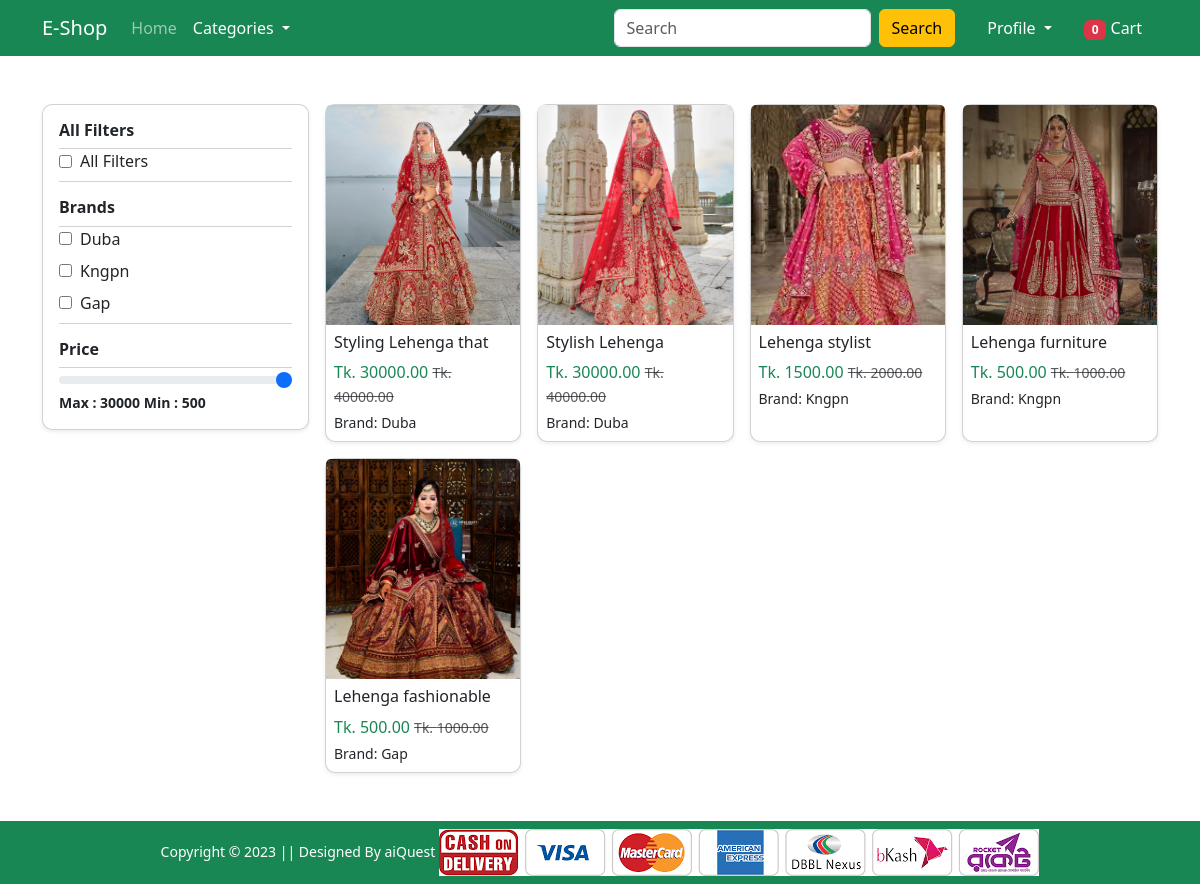
Page /category-product/lehenga/1/ on the earlier database version.
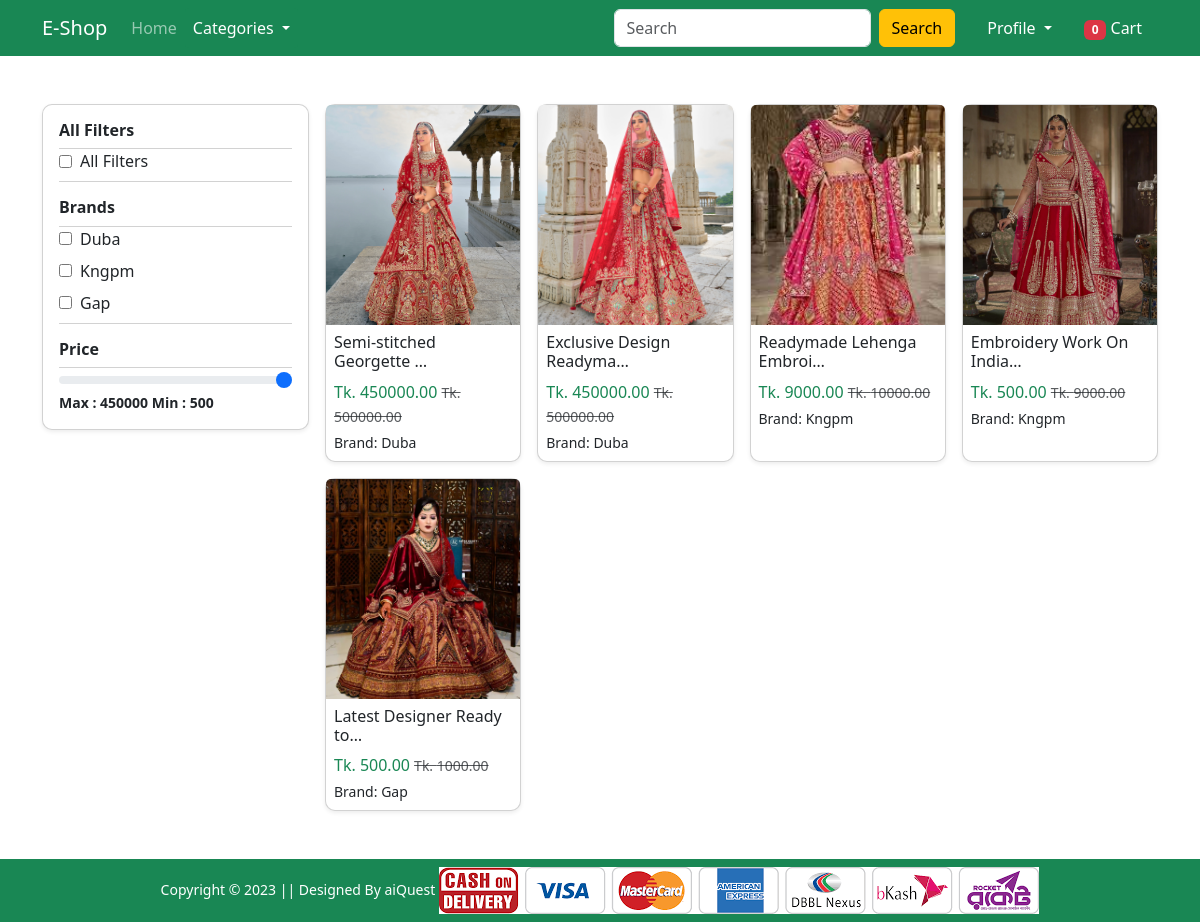
Same page on the later database version.
### store/models.py (models this page shows, shortened)
class Brand(models.Model):
    title = models.CharField(max_length=150, unique=True)
    slug = models.SlugField(max_length=150, unique=True, null=True, blank=True)
    keyword = models.CharField(max_length=150, default='N/A')
    description = models.CharField(max_length=150, default='N/A')
    image = models.ImageField(upload_to='brands/%Y/%m/%d/')
    STATUS_CHOICES = (('ACTIVE', 'Active'), ('INACTIVE', 'Inactive'))
    status = models.CharField(max_length=8, choices=STATUS_CHOICES, default='ACTIVE')
    created_date = models.DateTimeField(auto_now_add=True)
    updated_date = models.DateTimeField(auto_now=True)
    class Meta:
        ordering = ['id']
        verbose_name_plural = '02. Brands'

class Product(models.Model):
    category = models.ForeignKey(Category, on_delete=models.CASCADE)
    brand = models.ForeignKey(Brand, on_delete=models.CASCADE)
    title = models.CharField(max_length=150, unique=True)
    slug = models.SlugField(max_length=150, unique=True, null=True, blank=True)
    old_price = models.DecimalField(decimal_places=2, max_digits=10, default=1000.00)
    sale_price = models.DecimalField(decimal_places=2, max_digits=10, default=500.00)
    available_stock = models.PositiveIntegerField(validators=[MaxValueValidator(50)], default=0)
    discount_percent = models.PositiveIntegerField(validators=[MinValueValidator(0), MaxValueValidator(100)], default=0)
    keyword = models.TextField(default='N/A')
    description = models.TextField(default='N/A')
    image = models.ImageField(upload_to='products/%Y/%m/%d/')
    STATUS_CHOICES = (('ACTIVE', 'Active'), ('INACTIVE', 'Inactive'))
    status = models.CharField(max_length=8, choices=STATUS_CHOICES, default='ACTIVE')
    created_date = models.DateTimeField(auto_now_add=True)
    updated_date = models.DateTimeField(auto_now=True)
    class Meta:
        ordering = ['id']
        verbose_name_plural = '03. Products'

### store/views.py (the view)
# urls.py: path('category-product/<str:slug>/<int:id>/', CategoryProductView.as_view(), name='category-product'),
@method_decorator(never_cache, name='dispatch')
class CategoryProductView(generic.View):
    def get(self, request, slug, id):
        category = get_object_or_404(Category, slug=slug, id=id)
        products = Product.objects.filter(category=category, status='ACTIVE')
        brands = Brand.objects.filter(product__category=category).distinct()
        max_price = products.aggregate(Max('sale_price'))['sale_price__max']
        min_price = products.aggregate(Min('sale_price'))['sale_price__min']
        context = {
            'category': category,
            'products': products,
            'brands': brands,
            'max_price': max_price,
            'min_price': min_price,
        }
        return render(request, 'store/category-product.html', context)

### cart/context_processors.py (called while the page is built)
def get_filters(request):
    if request.user.is_authenticated:
        cart_count = Cart.objects.filter(user=request.user, paid=False)
        return {
            'cart_count': cart_count.count(),
        }
    else:
        return {}

### store/context_processors.py (called while the page is built)
def get_filters(request):
    categories = Category.objects.filter(status='ACTIVE')
    return {
        'categories': categories,
    }

### templates/store/category-product.html (shortened to what this page needs)
{% extends 'base.html' %}
{% load static %}
{% block main_content %}
<div class="container my-5">
    <div class="row g-3">
        <div class="col-lg-3 col-md-4 mb-4">
            {% include "store/get-filters.html" %}
        </div>
        <div class="col-lg-9 col-md-8" id="product-grid">
            {% include "store/product_grid.html" %}
        </div>
    </div>
</div>
{% endblock main_content %}

### templates/store/get-filters.html
<div class="card p-3 shadow-sm">
    <h6 class="fw-bold mb-2">All Filters</h6>
    <div class="list-group list-group-flush">
        <div class="list-group-item p-0 border-0">
            <div class="d-flex align-items-center mb-2">
                <input type="checkbox" id="all-filters" class="filter-checkbox me-2" data-filter="all" value="all">
                <label for="all-filters">All Filters</label>
            </div>
        </div>
    </div>
    <h6 class="fw-bold mb-2 mt-3">Brands</h6>
    <div class="list-group list-group-flush">
        {% for brand in brands %}
        <div class="list-group-item p-0 border-0">
            <div class="d-flex align-items-center mb-2">
                <input type="checkbox"
                       id="brand-{{ brand.id }}"
                       class="filter-checkbox me-2"
                       data-filter="brand"
                       value="{{ brand.id }}">
                <label for="brand-{{ brand.id }}">{{ brand.title|title }}</label>
            </div>
        </div>
        {% endfor %}
    </div>
    <h6 class="fw-bold mb-2 mt-3">Price</h6>
    <div class="list-group list-group-flush">
        <input type="range"
               id="maxPrice"
               class="form-range"
               min="{{min_price}}"
               max="{{ max_price }}"
               step="5"
               value="{{ max_price }}">
        <span id="priceValue" class="fw-bold small">Max : {{ max_price }} Min : {{min_price}}</span>
    </div>
</div>

### templates/store/product_grid.html
<div class="row g-3">
    {% for product in products %}
    <div class="col-lg-3 col-md-4 col-sm-6">
        <div class="card h-100 shadow-sm">
            <a href="{% url 'single-product' product.slug product.id %}">
                <img src="{{ product.image.url }}" class="card-img-top" style="height:220px; object-fit:cover;">
            </a>
            <div class="card-body p-2">
                <h6 class="card-title">{{ product.title|truncatechars:25 }}</h6>
                <p class="text-success mb-1">Tk. {{ product.sale_price }}
                    {% if product.old_price %}
                        <small class="text-muted text-decoration-line-through">Tk. {{ product.old_price }}</small>
                    {% endif %}
                </p>
                <p class="mb-0" style="font-size: 14px;">Brand: {{ product.brand.title|title }}</p>
            </div>
        </div>
    </div>
    {% empty %}
    <p class="text-center mt-4">No products available for selected filters.</p>
    {% endfor %}
</div>

Differences in the rows shown:
removed Product: image (picture), title "Styling Lehenga that", sale_price "30000.00", old_price "40000.00", brand "Duba"
removed Product: image (picture), title "Stylish Lehenga", sale_price "30000.00", old_price "40000.00", brand "Duba"
removed Product: image (picture), title "Lehenga furniture", sale_price "500.00", old_price "1000.00", brand "Kngpn"
removed Product: image (picture), title "Lehenga fashionable", sale_price "500.00", old_price "1000.00", brand "Gap"
changed Brand: title "Kngpn" → "Kngpm"
added Product: image (picture), title "Semi-stitched Georgette …", sale_price "450000.00", old_price "500000.00", brand "Duba"
added Product: image (picture), title "Exclusive Design Readyma…", sale_price "450000.00", old_price "500000.00", brand "Duba"
changed Product: title "Lehenga stylist" → "Readymade Lehenga Embroi…"; sale_price "1500.00" → "9000.00"; old_price "2000.00" → "10000.00"; brand "Kngpn" → "Kngpm"
added Product: image (picture), title "Embroidery Work On India…", sale_price "500.00", old_price "9000.00", brand "Kngpm"
added Product: image (picture), title "Latest Designer Ready to…", sale_price "500.00", old_price "1000.00", brand "Gap"
Other differences:
form field max_price: "30000" → "450000"
{{ max_price }}: "30000" → "450000"
